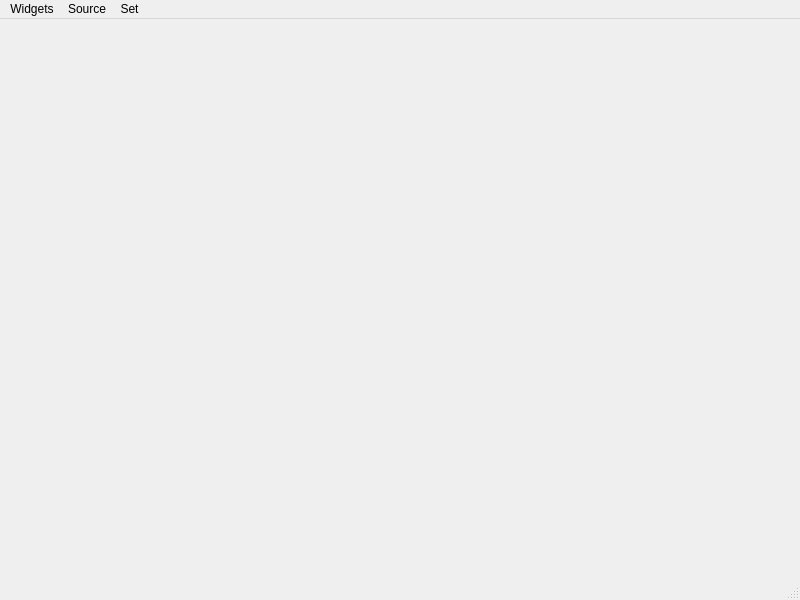
<?xml version="1.0" encoding="UTF-8"?>
<ui version="4.0">
 <class>MainWindow</class>
 <widget class="QMainWindow" name="MainWindow">
  <property name="geometry">
   <rect>
    <x>0</x>
    <y>0</y>
    <width>800</width>
    <height>600</height>
   </rect>
  </property>
  <property name="sizePolicy">
   <sizepolicy hsizetype="Maximum" vsizetype="Maximum">
    <horstretch>0</horstretch>
    <verstretch>0</verstretch>
   </sizepolicy>
  </property>
  <property name="windowTitle">
   <string>Kraft Konnect</string>
  </property>
  <property name="dockNestingEnabled">
   <bool>true</bool>
  </property>
  <widget class="QWidget" name="centralwidget"/>
  <widget class="QMenuBar" name="menubar">
   <property name="geometry">
    <rect>
     <x>0</x>
     <y>0</y>
     <width>800</width>
     <height>32</height>
    </rect>
   </property>
   <widget class="QMenu" name="menu_widgets">
    <property name="title">
     <string>Widgets</string>
    </property>
   </widget>
   <widget class="QMenu" name="menuSource">
    <property name="title">
     <string>Source</string>
    </property>
    <addaction name="add_source"/>
    <addaction name="actionManager"/>
   </widget>
   <widget class="QMenu" name="menu_set">
    <property name="title">
     <string>Set</string>
    </property>
    <addaction name="action_start"/>
    <addaction name="action_stop"/>
   </widget>
   <addaction name="menu_widgets"/>
   <addaction name="menuSource"/>
   <addaction name="menu_set"/>
  </widget>
  <widget class="QStatusBar" name="statusbar"/>
  <action name="actionManager">
   <property name="text">
    <string>Manager</string>
   </property>
  </action>
  <action name="add_source">
   <property name="text">
    <string>Add</string>
   </property>
  </action>
  <action name="action_start">
   <property name="text">
    <string>Start</string>
   </property>
  </action>
  <action name="action_stop">
   <property name="text">
    <string>Stop</string>
   </property>
  </action>
 </widget>
 <resources/>
 <connections/>
</ui>
